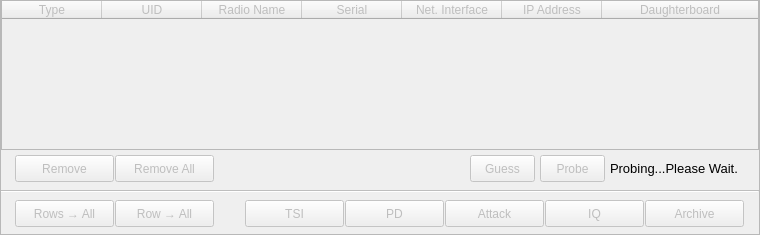
        <widget class="QFrame" name="frame1_8">
         <property name="geometry">
          <rect>
           <x>295</x>
           <y>30</y>
           <width>760</width>
           <height>235</height>
          </rect>
         </property>
         <property name="frameShape">
          <enum>QFrame::StyledPanel</enum>
         </property>
         <property name="frameShadow">
          <enum>QFrame::Raised</enum>
         </property>
         <widget class="QPushButton" name="pushButton_archive_3">
          <property name="enabled">
           <bool>false</bool>
          </property>
          <property name="geometry">
           <rect>
            <x>645</x>
            <y>200</y>
            <width>99</width>
            <height>27</height>
           </rect>
          </property>
          <property name="text">
           <string>Archive</string>
          </property>
         </widget>
         <widget class="QTableWidget" name="tableWidget_scan_results_3">
          <property name="enabled">
           <bool>false</bool>
          </property>
          <property name="geometry">
           <rect>
            <x>1</x>
            <y>0</y>
            <width>758</width>
            <height>150</height>
           </rect>
          </property>
          <property name="selectionMode">
           <enum>QAbstractItemView::SingleSelection</enum>
          </property>
          <property name="selectionBehavior">
           <enum>QAbstractItemView::SelectItems</enum>
          </property>
          <attribute name="horizontalHeaderStretchLastSection">
           <bool>true</bool>
          </attribute>
          <attribute name="verticalHeaderVisible">
           <bool>false</bool>
          </attribute>
          <column>
           <property name="text">
            <string>Type</string>
           </property>
          </column>
          <column>
           <property name="text">
            <string>UID</string>
           </property>
          </column>
          <column>
           <property name="text">
            <string>Radio Name</string>
           </property>
          </column>
          <column>
           <property name="text">
            <string>Serial</string>
           </property>
          </column>
          <column>
           <property name="text">
            <string>Net. Interface</string>
           </property>
          </column>
          <column>
           <property name="text">
            <string>IP Address</string>
           </property>
          </column>
          <column>
           <property name="text">
            <string>Daughterboard</string>
           </property>
          </column>
         </widget>
         <widget class="QPushButton" name="pushButton_tsi_3">
          <property name="enabled">
           <bool>false</bool>
          </property>
          <property name="geometry">
           <rect>
            <x>245</x>
            <y>200</y>
            <width>99</width>
            <height>27</height>
           </rect>
          </property>
          <property name="text">
           <string>TSI</string>
          </property>
         </widget>
         <widget class="QPushButton" name="pushButton_scan_results_remove_3">
          <property name="enabled">
           <bool>false</bool>
          </property>
          <property name="geometry">
           <rect>
            <x>15</x>
            <y>155</y>
            <width>99</width>
            <height>27</height>
           </rect>
          </property>
          <property name="text">
           <string>Remove</string>
          </property>
         </widget>
         <widget class="QLabel" name="label2_scan_results_probe_3">
          <property name="geometry">
           <rect>
            <x>610</x>
            <y>155</y>
            <width>145</width>
            <height>27</height>
           </rect>
          </property>
          <property name="font">
           <font>
            <pointsize>10</pointsize>
           </font>
          </property>
          <property name="text">
           <string>Probing...Please Wait.</string>
          </property>
          <property name="alignment">
           <set>Qt::AlignLeading|Qt::AlignLeft|Qt::AlignVCenter</set>
          </property>
         </widget>
         <widget class="QPushButton" name="pushButton_add_to_all_3">
          <property name="enabled">
           <bool>false</bool>
          </property>
          <property name="geometry">
           <rect>
            <x>115</x>
            <y>200</y>
            <width>99</width>
            <height>27</height>
           </rect>
          </property>
          <property name="text">
           <string>Row → All</string>
          </property>
         </widget>
         <widget class="QPushButton" name="pushButton_attack_3">
          <property name="enabled">
           <bool>false</bool>
          </property>
          <property name="geometry">
           <rect>
            <x>445</x>
            <y>200</y>
            <width>99</width>
            <height>27</height>
           </rect>
          </property>
          <property name="text">
           <string>Attack</string>
          </property>
         </widget>
         <widget class="QPushButton" name="pushButton_iq_3">
          <property name="enabled">
           <bool>false</bool>
          </property>
          <property name="geometry">
           <rect>
            <x>545</x>
            <y>200</y>
            <width>99</width>
            <height>27</height>
           </rect>
          </property>
          <property name="text">
           <string>IQ</string>
          </property>
         </widget>
         <widget class="QPushButton" name="pushButton_pd_3">
          <property name="enabled">
           <bool>false</bool>
          </property>
          <property name="geometry">
           <rect>
            <x>345</x>
            <y>200</y>
            <width>99</width>
            <height>27</height>
           </rect>
          </property>
          <property name="text">
           <string>PD</string>
          </property>
         </widget>
         <widget class="Line" name="line3_scan_results_3">
          <property name="enabled">
           <bool>false</bool>
          </property>
          <property name="geometry">
           <rect>
            <x>1</x>
            <y>190</y>
            <width>758</width>
            <height>2</height>
           </rect>
          </property>
          <property name="orientation">
           <enum>Qt::Horizontal</enum>
          </property>
         </widget>
         <widget class="QPushButton" name="pushButton_scan_results_guess_3">
          <property name="enabled">
           <bool>false</bool>
          </property>
          <property name="geometry">
           <rect>
            <x>470</x>
            <y>155</y>
            <width>65</width>
            <height>27</height>
           </rect>
          </property>
          <property name="text">
           <string>Guess</string>
          </property>
         </widget>
         <widget class="QPushButton" name="pushButton_scan_results_probe_3">
          <property name="enabled">
           <bool>false</bool>
          </property>
          <property name="geometry">
           <rect>
            <x>540</x>
            <y>155</y>
            <width>65</width>
            <height>27</height>
           </rect>
          </property>
          <property name="text">
           <string>Probe</string>
          </property>
         </widget>
         <widget class="QPushButton" name="pushButton_rows_to_all_3">
          <property name="enabled">
           <bool>false</bool>
          </property>
          <property name="geometry">
           <rect>
            <x>15</x>
            <y>200</y>
            <width>99</width>
            <height>27</height>
           </rect>
          </property>
          <property name="text">
           <string>Rows → All</string>
          </property>
         </widget>
         <widget class="QPushButton" name="pushButton_scan_results_remove_all_3">
          <property name="enabled">
           <bool>false</bool>
          </property>
          <property name="geometry">
           <rect>
            <x>115</x>
            <y>155</y>
            <width>99</width>
            <height>27</height>
           </rect>
          </property>
          <property name="text">
           <string>Remove All</string>
          </property>
         </widget>
        </widget>
